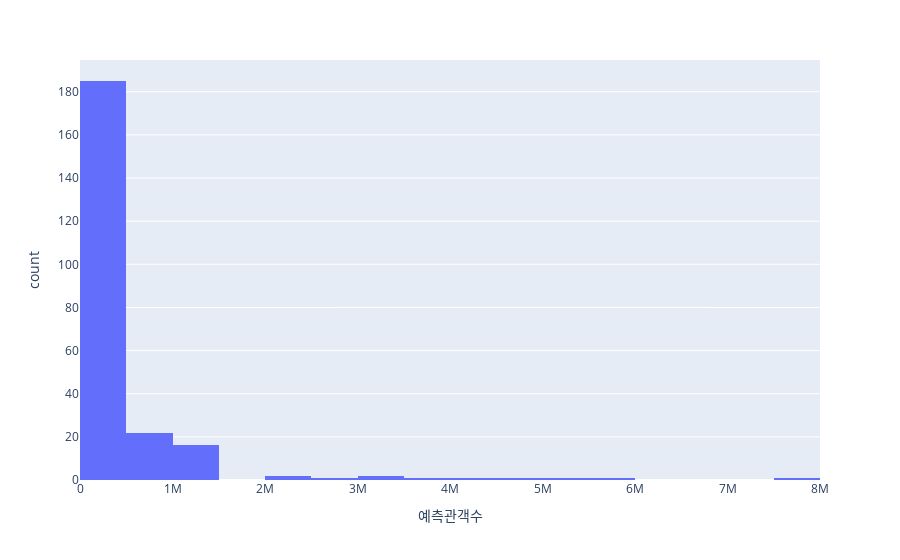

The code cell stored with this chart in its notebook:
### Code cell
fig = px.histogram(movie_predict, x='예측관객수')
fig.show()

### Figure 1 — Plotly figure (JSON) as saved in the notebook; plotly's stock layout.template omitted (floating-point values rounded to 4 significant figures; data arrays with more than 128 entries replaced by an {"elided": "..."} marker saying what was removed)
{"data": [{"alignmentgroup": "True", "bingroup": "x", "hovertemplate": "예측관객수=%{x}<br>count=%{y}<extra></extra>", "legendgroup": "", "marker": {"color": "#636efa", "pattern": {"shape": ""}}, "name": "", "offsetgroup": "", "orientation": "v", "showlegend": false, "type": "histogram", "x": {"elided": "234 int values"}, "xaxis": "x", "yaxis": "y"}], "layout": {"barmode": "relative", "legend": {"tracegroupgap": 0}, "margin": {"t": 60}, "xaxis": {"anchor": "y", "domain": [0, 1], "title": {"text": "예측관객수"}}, "yaxis": {"anchor": "x", "domain": [0, 1], "title": {"text": "count"}}}}
